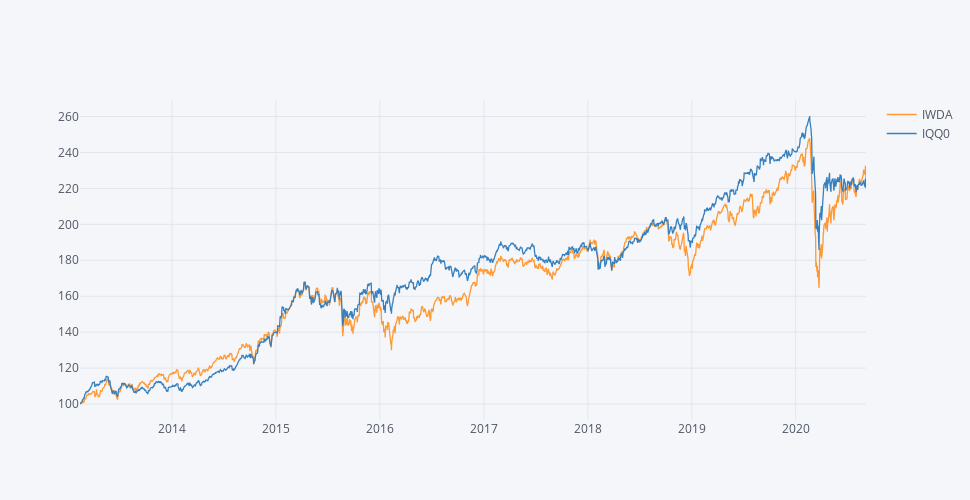

The code cell stored with this chart in its notebook:
### Code cell
fundos.iplot(dimensions=pa.dimensions)

### Figure 1 — Plotly figure (JSON) as saved in the notebook; plotly's stock layout.template omitted (floating-point values rounded to 4 significant figures; data arrays with more than 128 entries replaced by an {"elided": "..."} marker saying what was removed)
{"data": [{"line": {"color": "rgba(255, 153, 51, 1.0)", "dash": "solid", "shape": "linear", "width": 1.3}, "mode": "lines", "name": "IWDA", "text": "", "type": "scatter", "x": {"elided": "1933 str values"}, "y": {"elided": "1933 float values"}}, {"line": {"color": "rgba(55, 128, 191, 1.0)", "dash": "solid", "shape": "linear", "width": 1.3}, "mode": "lines", "name": "IQQ0", "text": "", "type": "scatter", "x": {"elided": "1933 str values"}, "y": {"elided": "1933 float values"}}], "layout": {"height": 500, "legend": {"bgcolor": "#F5F6F9", "font": {"color": "#4D5663"}}, "paper_bgcolor": "#F5F6F9", "plot_bgcolor": "#F5F6F9", "title": {"font": {"color": "#4D5663"}}, "width": 970, "xaxis": {"autorange": true, "gridcolor": "#E1E5ED", "range": ["2013-02-12", "2020-09-04"], "showgrid": true, "tickfont": {"color": "#4D5663"}, "title": {"font": {"color": "#4D5663"}, "text": ""}, "type": "date", "zerolinecolor": "#E1E5ED"}, "yaxis": {"autorange": true, "gridcolor": "#E1E5ED", "range": [91.09, 269.2], "showgrid": true, "tickfont": {"color": "#4D5663"}, "title": {"font": {"color": "#4D5663"}, "text": ""}, "type": "linear", "zerolinecolor": "#E1E5ED"}}}
